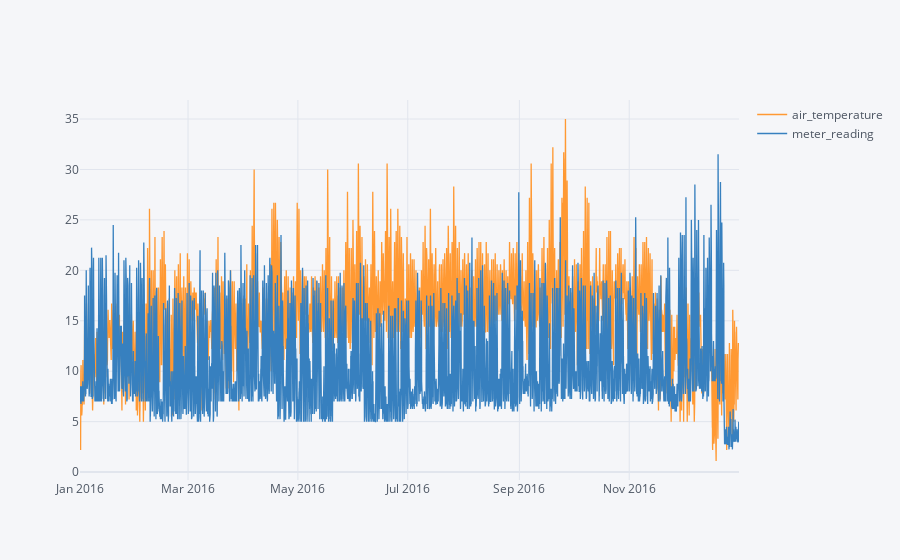

The notebook cell this image was saved under:
### Code cell
# Let's check the result by visualizating the data
df_s4[df_s4.building_id == 565].set_index('timestamp')[
    [
        'air_temperature',
        'meter_reading'
    ]
].iplot(kind='scatter', filename='cufflinks/cf-simple-line')

### Figure 1 — Plotly figure (JSON) as saved in the notebook; plotly's stock layout.template omitted (floating-point values rounded to 4 significant figures; data arrays with more than 128 entries replaced by an {"elided": "..."} marker saying what was removed)
{"data": [{"line": {"color": "rgba(255, 153, 51, 1.0)", "dash": "solid", "shape": "linear", "width": 1.3}, "mode": "lines", "name": "air_temperature", "text": "", "type": "scatter", "x": {"elided": "8780 str values"}, "y": {"elided": "8780 mixed values"}}, {"line": {"color": "rgba(55, 128, 191, 1.0)", "dash": "solid", "shape": "linear", "width": 1.3}, "mode": "lines", "name": "meter_reading", "text": "", "type": "scatter", "x": {"elided": "8780 str values"}, "y": {"elided": "8780 float values"}}], "layout": {"legend": {"bgcolor": "#F5F6F9", "font": {"color": "#4D5663"}}, "paper_bgcolor": "#F5F6F9", "plot_bgcolor": "#F5F6F9", "title": {"font": {"color": "#4D5663"}}, "xaxis": {"gridcolor": "#E1E5ED", "showgrid": true, "tickfont": {"color": "#4D5663"}, "title": {"font": {"color": "#4D5663"}, "text": ""}, "zerolinecolor": "#E1E5ED"}, "yaxis": {"gridcolor": "#E1E5ED", "showgrid": true, "tickfont": {"color": "#4D5663"}, "title": {"font": {"color": "#4D5663"}, "text": ""}, "zerolinecolor": "#E1E5ED"}}}
